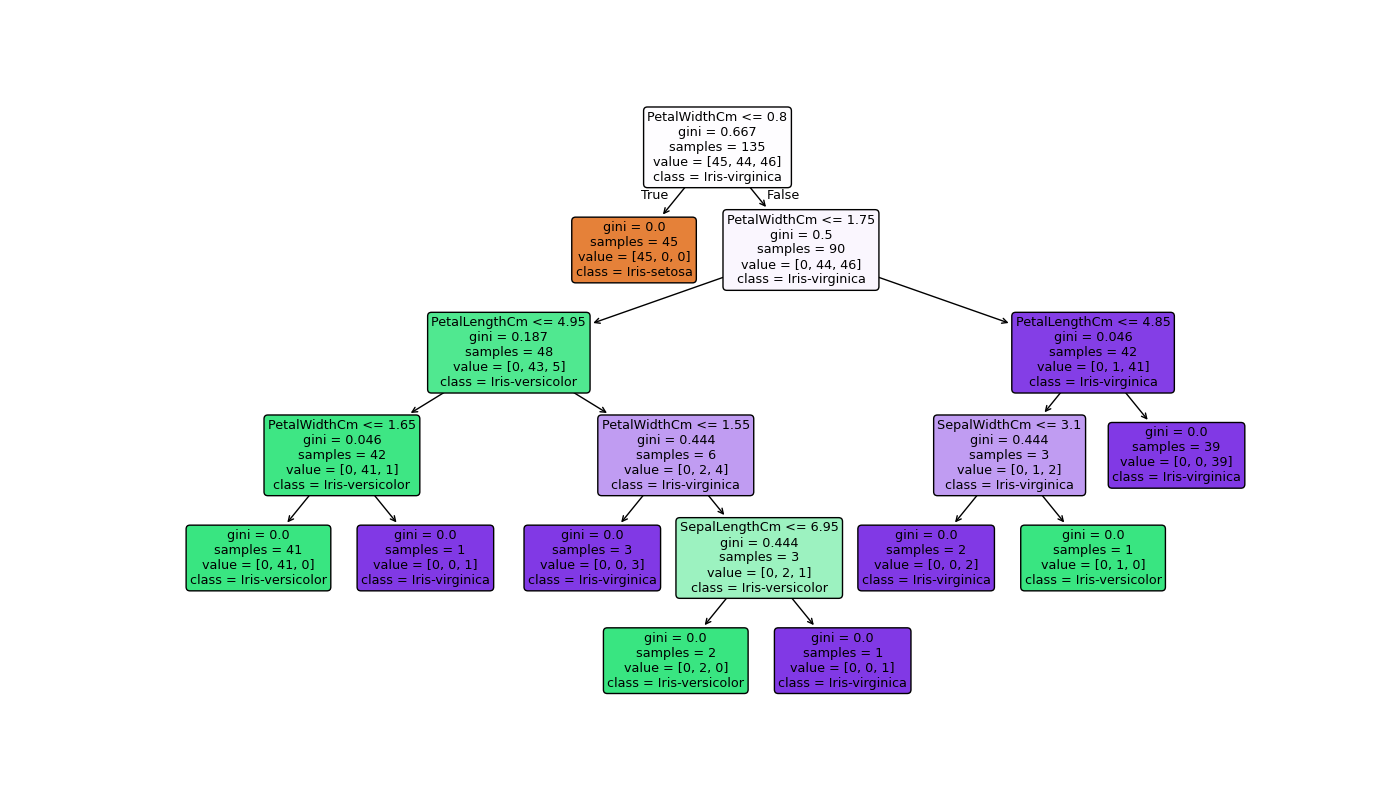

Python code for this plot:
import pandas as pd
import matplotlib
matplotlib.use("Agg")           # remove this line if you want plots to pop up
import matplotlib.pyplot as plt
import seaborn as sns
from sklearn import tree
from sklearn.model_selection import train_test_split
from sklearn.metrics import classification_report, ConfusionMatrixDisplay

# Step 2: load Iris dataset
iris_df = pd.read_csv("Iris.csv")
print(iris_df.head())

# Step 3: explore
print(iris_df.isnull().any())
print(iris_df.dtypes)
print(iris_df.describe())

# Step 4: pair plot
sns.pairplot(iris_df.drop(columns="Id"), hue="Species")
plt.savefig("pairplot.png")
plt.close()

# Step 5: train/test split
features = ["SepalLengthCm", "SepalWidthCm", "PetalLengthCm", "PetalWidthCm"]
X = iris_df[features].values
y = iris_df["Species"].values
X_train, X_test, y_train, y_test = train_test_split(X, y, train_size=0.9, random_state=1)

# Step 6: train decision tree
clf = tree.DecisionTreeClassifier()
clf = clf.fit(X_train, y_train)

# Step 7: test
prediction = clf.predict(X_test)
print(prediction)
print(classification_report(y_test, prediction))

ConfusionMatrixDisplay.from_estimator(clf, X_test, y_test)
plt.savefig("confusion_matrix.png")
plt.close()

# Step 8: visualize tree
plt.figure(figsize=(14, 8))
tree.plot_tree(clf, feature_names=features, class_names=clf.classes_, filled=True, rounded=True)
plt.savefig("decision_tree.png")
plt.close()

# Step 9: new sample
x = [[4.8, 2.9, 1.3, 0.2]]
res = clf.predict(x)
print("The class predicted is --> " + str(*res))
